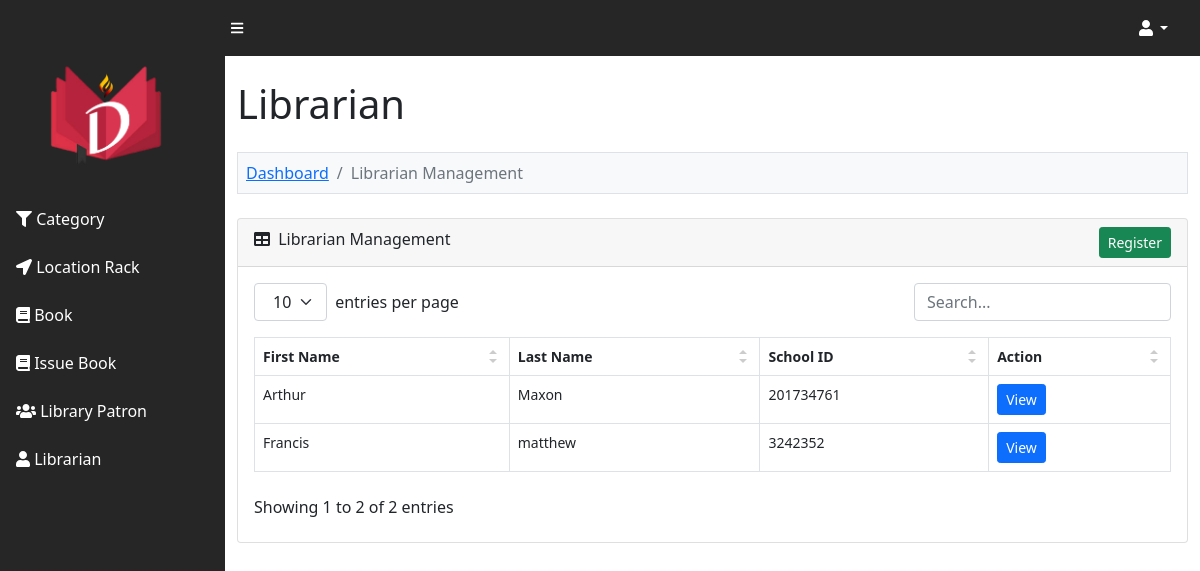
The page /DIGIBRI/admin/librarian.php (signed in) on the database its author committed.
### tables this page shows
CREATE TABLE `lms_librarian` (
  `librarian_id` int(11) NOT NULL,
  `librarian_fname` varchar(200) NOT NULL,
  `librarian_lname` varchar(200) NOT NULL,
  `lib_user_name` varchar(200) NOT NULL,
  `librarian_address` text NOT NULL,
  `librarian_contact_no` varchar(30) NOT NULL,
  `librarian_email_address` varchar(200) NOT NULL,
  `librarian_password` varchar(40) NOT NULL,
  `lib_school_id` varchar(30) NOT NULL
);

### DIGIBRI/admin/librarian.php (the view, shortened to what this page needs)
<?php
include '../database_connection.php';
$message = '';
$error = '';
$query = "
SELECT * FROM lms_librarian
    ORDER BY lib_user_name ASC
";
$statement = $connect->prepare($query);
$statement->execute();
include '../header.php';
?>
<div class="container-fluid py-4" style="min-height: 700px;">
	<h1>Librarian</h1>
	<?php
	if(isset($_GET['action']))
	{
		if($_GET['action'] == 'add')
		{
	?>
	<ol class="breadcrumb mt-4 mb-4 bg-light p-2 border">
		<li class="breadcrumb-item"><a href="index.php">Dashboard</a></li>
		<li class="breadcrumb-item"><a href="librarian.php">Librarian Management</a></li>
		<li class="breadcrumb-item active">Register Librarian</li>
	</ol>
			<?php
			if($message != '')
			{
				echo '<div class="alert alert-danger"><ul>'.$message.'</ul></div>';
			}
			if($error != '')
			{
				echo '<div class="alert alert-danger alert-dismissible fade show" role="alert"><ul class="list-unstyled">'.$error.'</ul> <button type="button" class="btn-close" data-bs-dismiss="alert" aria-label="Close"></button></div>';
			}
			?>
			<div class="card mb-4">
				<div class="card-header">
					<i class="fas fa-user-plus"></i> Register Librarian
                </div>
                <div class="card-body">
                <form method="POST">
        		<div class="row">
        			<div class="col-md-6">
        				<div class="mb-3">
        					<label class="form-label">First Name</label>
        					<input type="text" name="librarian_fname" id="librarian_fname" class="form-control" />
        				</div>
        			</div>
					<div class="col-md-6">
        				<div class="mb-3">
        					<label class="form-label">Last Name</label>
        					<input type="text" name="librarian_lname" id="librarian_lname" class="form-control" />
        				</div>
        			</div>
        		</div>
        		<div class="row">
        			<div class="col-md-6">
        				<div class="mb-3">
        					<label class="form-label">School ID</label>
        					<input type="text" name="lib_school_id" id="lib_school_id" class="form-control" />
        				</div>
        			</div>
					<div class="col-md-6">
        				<div class="mb-3">
        					<label class="form-label">Username</label>
        					<input type="text" name="lib_user_name" id="lib_user_name" class="form-control" />
        				</div>
        			</div>
        		</div>
				<div class="row">
					<div class="col-md-6">
						<div class="mb-3">
							<label class="form-label">Email Address</label>
							<input type="text" name="librarian_email_address" id="librarian_email_address" class="form-control" />
						</div>
					</div>
					<div class="col-md-6">
						<div class="mb-3">
							<label class="form-label">Password</label>
							<input type="password" name="librarian_password" id="librarian_password" step="1" class="form-control" />
						</div>
					</div>
				</div>
				<div class="row">
					<div class="col-md-6">
						<div class="mb-3">
							<label class="form-label">Contact No.</label>
							<input type="text" name="librarian_contact_no" id="librarian_contact_no" class="form-control" />
						</div>
					</div>
					<div class="col-md-6">
						<div class="mb-3">
							<label class="form-label">Address</label>
							<input type="text" name="librarian_address" id="librarian_address" step="1" class="form-control" />
						</div>
					</div>
				</div>
        		<div class="mt-4 mb-3 text-center">
        			<input type="submit" name="add_librarian" class="btn btn-success" value="Add" />
        		</div>
                	</form>
                </div>
            </div>
	<?php
		}
		else if($_GET["action"] == 'edit')
		{
			$librarian_id = $_GET["code"];
			if($librarian_id > 0)
			{
				$query = "
				SELECT * FROM lms_librarian
                WHERE librarian_id = '$librarian_id'
				";
				$librarian_result = $connect->query($query);
				foreach($librarian_result as $librarian_row)
				{
				?>
	<ol class="breadcrumb mt-4 mb-4 bg-light p-2 border">
		<li class="breadcrumb-item"><a href="index.php">Dashboard</a></li>
		<li class="breadcrumb-item"><a href="librarian.php">Librarian Management</a></li>
		<li class="breadcrumb-item active">Edit Librarian</li>
	</ol>
	<div class="card mb-4">
    	<div class="card-header">
    		<i class="fas fa-user-edit"></i> Edit Librarian
       	</div>
       	<div class="card-body">
					<form method="post">
				<div class="row">
       				<div class="col-md-6">
       					<div class="mb-3">
       						<label class="form-label">First Name</label>
       						<input type="text" name="librarian_fname" id="librarian_fname" class="form-control" value="<?php echo $librarian_row['librarian_fname']; ?>" />
       					</div>
       				</div>
					<div class="col-md-6">
       					<div class="mb-3">
       						<label class="form-label">Last Name</label>
       						<input type="text" name="librarian_lname" id="librarian_lname" class="form-control" value="<?php echo $librarian_row['librarian_lname']; ?>" />
       					</div>
       				</div>
       			</div>
				<div class="row">
       				<div class="col-md-6">
       					<div class="mb-3">
       						<label class="form-label">School ID</label>
       						<input type="text" name="lib_school_id" id="lib_school_id" class="form-control" value="<?php echo $librarian_row['lib_school_id']; ?>" readonly/>
       					</div>
       				</div>
					<div class="col-md-6">
       					<div class="mb-3">
       						<label class="form-label">Username</label>
       						<input type="text" name="lib_user_name" id="lib_user_name" class="form-control" value="<?php echo $librarian_row['lib_user_name']; ?>" />
       					</div>
       				</div>
       			</div>
				<div class="row">
       				<div class="col-md-6">
       					<div class="mb-3">
       						<label class="form-label">Email Address</label>
       						<input type="text" name="librarian_email_address" id="librarian_email_address" class="form-control" value="<?php echo $librarian_row['librarian_email_address']; ?>" />
       					</div>
       				</div>
					<div class="col-md-6">
       					<div class="mb-3">
       						<label class="form-label">Password</label>
       						<input type="password" name="librarian_password" id="librarian_password" class="form-control" value="<?php echo $librarian_row['librarian_password']; ?>" />
       					</div>
       				</div>
       			</div>
				<div class="row">
       				<div class="col-md-6">
       					<div class="mb-3">
       						<label class="form-label">Contact Number</label>
       						<input type="text" name="librarian_contact_no" id="librarian_contact_no" class="form-control" value="<?php echo $librarian_row['librarian_contact_no']; ?>" />
       					</div>
       				</div>
					<div class="col-md-6">
       					<div class="mb-3">
       						<label class="form-label">Address</label>
       						<input type="text" name="librarian_address" id="librarian_address" class="form-control" value="<?php echo $librarian_row['librarian_address']; ?>" />
       					</div>
       				</div>
       			</div>
     			<div class="mt-4 mb-3 text-center">
       				<input type="hidden" name="librarian_id" value="<?php echo $librarian_row['librarian_id']; ?>" />
       				<input type="submit" name="edit_librarian" class="btn btn-primary" value="Edit" />
       			</div>
					</form>
				</div>
			</div>
		</div>
	</div>
				<?php
				}
			}
		}
	}
	else
	{
	?>
	<ol class="breadcrumb mt-4 mb-4 bg-light p-2 border">
		<li class="breadcrumb-item"><a href="index.php">Dashboard</a></li>
		<li class="breadcrumb-item active">Librarian Management</li>
	</ol>
	<div class="card mb-4">
		<div class="card-header">
			<div class="row">
				<div class="col col-md-6">
					<i class="fas fa-table me-1"></i> Librarian Management
				</div>
				<div class="col col-md-6" align="right">
					<a href="librarian.php?action=add" class="btn btn-success btn-sm">Register</a>
				</div>
			</div>
		</div>
		<div class="card-body">
			<table id="datatablesSimple">
				<thead>
					<tr>
                        <th>First Name</th>
                        <th>Last Name</th>
						<th>School ID</th>
                        <th>Action</th>
					</tr>
				</thead>
				<tbody>
				<?php
    			if($statement->rowCount() > 0)
    			{
    				foreach($statement->fetchAll() as $row)
    				{
    					echo '
    					<tr>
    						<td>'.$row["librarian_fname"].'</td>
    						<td>'.$row["librarian_lname"].'</td>
							<td>'.$row["lib_school_id"].'</td>
    						<td>
								<a href="librarian.php?action=edit&code='.$row["librarian_id"].'" class="btn btn-sm btn-primary">View</a>
							</td>
    					</tr>
    					';
    				}
    			}
    			else
    			{
    				echo '
    				<tr>
    					<td colspan="10" class="text-center">No Data Found</td>
    				</tr>
    				';
    			}
				?>
				</tbody>
			</table>
		</div>
	</div>
	<?php
	}
	?>
</div>

### DIGIBRI/asset/css/simple-datatables-style.css (style rules this page uses)
.dataTable-table { max-width: 100%; width: 100%; border-spacing: 0; border-collapse: separate; }
.dataTable-table > tbody > tr > td, .dataTable-table > tbody > tr > th, .dataTable-table > tfoot > tr > td, .dataTable-table > tfoot > tr > th, .dataTable-table > thead > tr > td, .dataTable-table > thead > tr > th { vertical-align: top; padding: 8px 10px; }
.dataTable-table > thead > tr > th { vertical-align: bottom; text-align: left; border-bottom: 1px solid #d9d9d9; }
.dataTable-table th { vertical-align: bottom; text-align: left; }

### rows shown on the page
lms_librarian: librarian_fname "Arthur", librarian_lname "Maxon", lib_school "201734761"
lms_librarian: librarian_fname "Francis", librarian_lname "matthew", lib_school "3242352"
